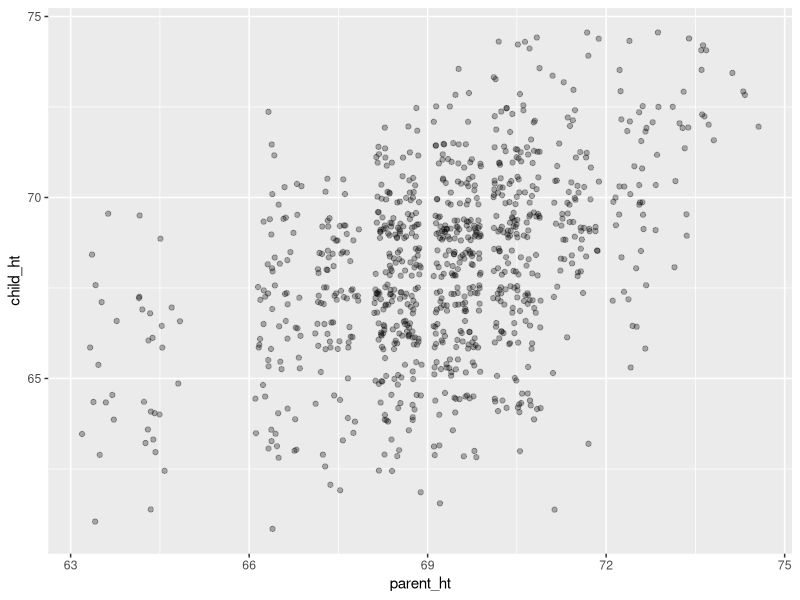
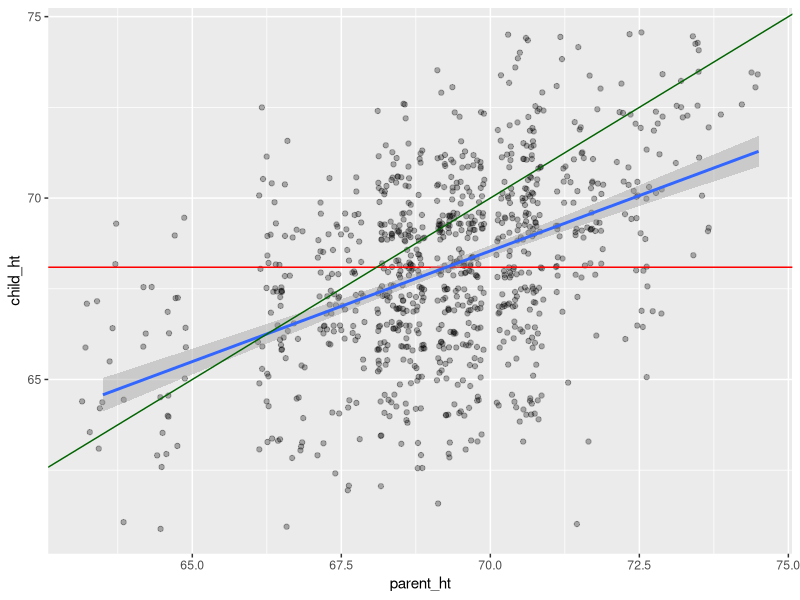
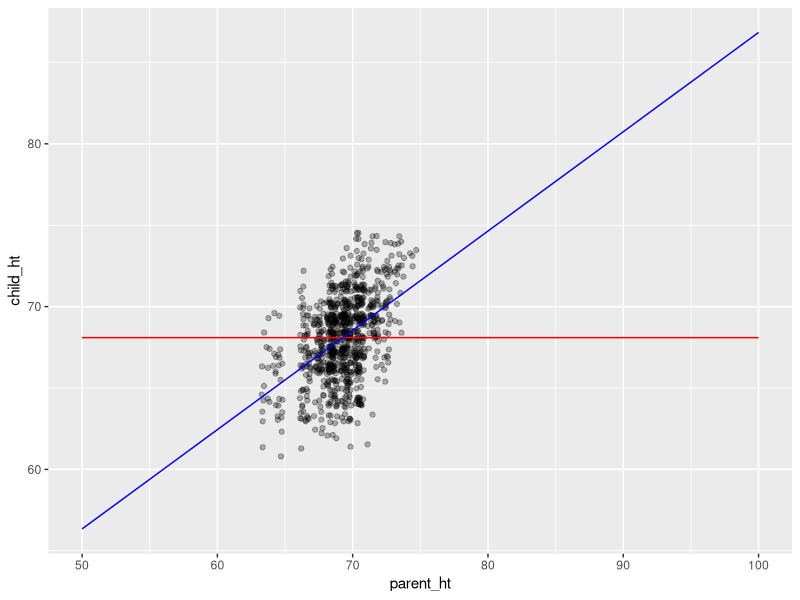

The R source for these figures, in order:
## ---- chunk 1
knitr::opts_chunk$set(echo = TRUE)
## ---- chunk 2
library(tidyverse)

df_a<- tibble (
  ID = c(1,2,3,4,5),
  Name = c("Alice","Bob","Charlie","David","Eve"),
  Age = c(25,30,35,40,45)
)

df_b<- tibble (
  ID = c(2,4,6,8),
  City = c("New York","Los Angeles","Chicago","Houston"),
  Salary = c(50000,60000,55000,65000)
)
## ---- chunk 3
result <- df_a %>%
  left_join(df_b, by = "ID")
result

result <- df_a %>%
  right_join(df_b, by = "ID")
result

result <- df_a %>%
  full_join(df_b, by = "ID")
result

result <- df_a %>%
  inner_join(df_b, by = "ID")
result
## ---- chunk 4
result <- df_a %>%
  semi_join(df_b, by = "ID")
result

result <- df_a %>%
  anti_join(df_b, by = "ID")
result
## ---- chunk 5
child <- read.csv('child_height.csv')
parent <- read.csv('parent_height.csv')
grandparent <- read.csv('grandparent_height.csv') 
child_parent <- read.csv('galton_child_parent_heights.csv') 

head(child)
head(parent)
head(grandparent)

child_parent_df <- child %>%
  left_join(parent, by = "family_id")
head(child_parent_df)

## ---- chunk 6
allgen3 <- child_parent_df %>%
  full_join(grandparent, by = "family_id")
head(allgen3)
## ---- chunk 7
allgen3_inner <- child_parent_df %>%
  inner_join(grandparent, by = "family_id")
allgen3_inner <- na.omit(allgen3_inner)
head(allgen3_inner)
## ---- chunk 8
library(ggplot2)

ggplot(child_parent_df, aes(x = parent_ht, y = child_ht)) +
  geom_jitter(alpha = 0.3) 

## ---- chunk 9
child_mean = mean(child$child_ht)

ggplot(child_parent_df, aes(x = parent_ht, y = child_ht)) +
  geom_jitter(alpha = 0.3) +
  geom_hline(yintercept = child_mean, color = "red") +
  geom_smooth(method = 'lm') +
  geom_abline(color = "darkgreen")

## ---- chunk 10
empty <- lm(child_ht~NULL, data = child)
print(empty)
summary(empty)
## ---- chunk 11
parent2child <- lm(child_ht~parent_ht, data = child_parent_df)
print(parent2child)
summary(parent2child)
## ---- chunk 12
library(broom)

tidy(empty)
tidy(parent2child)
## ---- chunk 13
sample_parent <- tibble(
  parent_ht = c(40, 64, 75)
)

predict(parent2child, sample_parent)
predict(empty, sample_parent)
## ---- chunk 14
x_predict <- tibble(
  parent_ht = seq(50, 100, by = 2) #parents' heights for which you are predicting childrens' heights
)
### Actually I'm not sure about the line above?? Should I put 'parent_ht' for the variable here

y_predict_null<- predict(empty, x_predict)

y_predict_one_explanatory_variable<- predict(parent2child, x_predict)
## ---- chunk 15
#two dataframes you'd use for the two geom_lines
df_predictions_null<- x_predict %>%
                bind_cols(y_predict_null)

df_predictions_explanatory<- x_predict %>%
                bind_cols(y_predict_one_explanatory_variable)

#Reproduce your earlier scatterplot from V1 below, and add two geom_line layers
ggplot(child_parent_df, aes(x = parent_ht, y = child_ht)) +
  geom_jitter(alpha = 0.3) +
  geom_line(data = df_predictions_null, aes(x = parent_ht, y = y_predict_null), color = "red") +
  geom_line(data = df_predictions_explanatory, aes(x = parent_ht, y = y_predict_one_explanatory_variable), color = "blue")

## ---- chunk 16
my_predict_null <- function(b0, x){
  return(rep(b0, length(x)))
}

my_predict_one_explanatory_variable <- function(b0, b1, x){
  return(b0 + b1 * x)
}

my_predict_null(68.093, c(40, 64, 75))
my_predict_one_explanatory_variable(b0 = 25.849, 
                                    b1 = 0.61, 
                                    x = c(40, 64, 75))
## ---- chunk 17
glance(empty)$r.squared
glance(parent2child)$r.squared
## ---- chunk 18
augment(empty, data = child)
augment(parent2child, data = child_parent_df)
